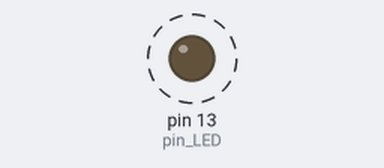
The sketch below on a simulated Arduino Mega 2560, built with avr-gcc and run on an emulated ATmega2560. Shown: output pins drawn as LEDs (lit = HIGH). Dashed ring = blinking. What the sketch prints to the serial monitor is not drawn.

Above: at 0.5 s.
Timing chart, 0 to 4.6 s (numbered marks = the images above):
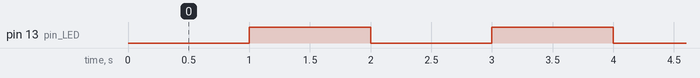

The sketch:

timer4_test.ino
```cpp
#include <mega2560_timer4.h>
#define pin_LED 13
mega2560_timer4 tmr4;
bool state_LED = 0;

void timer4_ISR(void) {
  tmr4.set_TCNT4(t4_s9);
  tmr4.counter_add();
  //set 100ms counter
  //1sec: 100ms *10 = 1sec
  if (tmr4.get_counter()== 10) {
    tmr4.counter_clear();
    state_LED = !state_LED;
    digitalWrite(pin_LED, state_LED);
  }
}

void setup() {
  Serial.begin(9600);
  tmr4.t4_initial(t4_s9, timer4_ISR);
  tmr4.start();
  pinMode(pin_LED, OUTPUT);
  Serial.println("start");
}

void loop() {
  // put your main code here, to run repeatedly:
}
```

Measured:
- by itself, pin 13 (pin_LED): alternates HIGH for 1.0 s and LOW for 1.0 s
